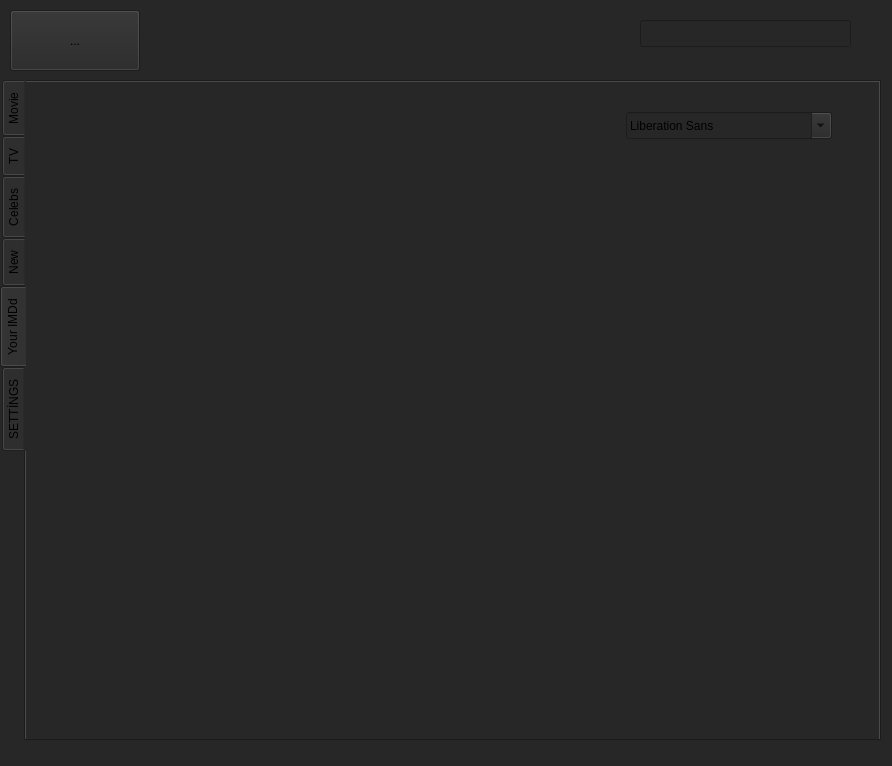
<?xml version="1.0" encoding="UTF-8"?>
<ui version="4.0">
 <class>AnaWindow</class>
 <widget class="QMainWindow" name="AnaWindow">
  <property name="geometry">
   <rect>
    <x>0</x>
    <y>0</y>
    <width>892</width>
    <height>766</height>
   </rect>
  </property>
  <property name="windowTitle">
   <string>MainWindow</string>
  </property>
  <property name="styleSheet">
   <string notr="true">background-color:rgb(39, 39, 39)</string>
  </property>
  <widget class="QWidget" name="centralwidget">
   <widget class="QTabWidget" name="tabWidget">
    <property name="geometry">
     <rect>
      <x>0</x>
      <y>80</y>
      <width>881</width>
      <height>661</height>
     </rect>
    </property>
    <property name="styleSheet">
     <string notr="true">background-color:rgb(39, 39, 39)</string>
    </property>
    <property name="tabPosition">
     <enum>QTabWidget::West</enum>
    </property>
    <property name="currentIndex">
     <number>4</number>
    </property>
    <property name="elideMode">
     <enum>Qt::ElideRight</enum>
    </property>
    <property name="movable">
     <bool>false</bool>
    </property>
    <widget class="QWidget" name="tab">
     <attribute name="icon">
      <iconset>
       <normaloff>../.designer/.designer/İndirilenler/images.jpg</normaloff>../.designer/.designer/İndirilenler/images.jpg</iconset>
     </attribute>
     <attribute name="title">
      <string>Movie</string>
     </attribute>
     <layout class="QVBoxLayout" name="verticalLayout"/>
    </widget>
    <widget class="QWidget" name="widget">
     <attribute name="title">
      <string>TV</string>
     </attribute>
     <layout class="QVBoxLayout" name="verticalLayout_2"/>
    </widget>
    <widget class="QWidget" name="tab_2">
     <attribute name="title">
      <string>Celebs</string>
     </attribute>
    </widget>
    <widget class="QWidget" name="tab_3">
     <attribute name="title">
      <string>New</string>
     </attribute>
    </widget>
    <widget class="QWidget" name="tab_4">
     <attribute name="title">
      <string>Your IMDd</string>
     </attribute>
     <widget class="QFontComboBox" name="acilan_icon">
      <property name="geometry">
       <rect>
        <x>600</x>
        <y>30</y>
        <width>206</width>
        <height>27</height>
       </rect>
      </property>
     </widget>
    </widget>
    <widget class="QWidget" name="tab_5">
     <attribute name="title">
      <string>SETTİNGS</string>
     </attribute>
    </widget>
   </widget>
   <widget class="QToolButton" name="toolButton">
    <property name="geometry">
     <rect>
      <x>10</x>
      <y>10</y>
      <width>130</width>
      <height>61</height>
     </rect>
    </property>
    <property name="text">
     <string>...</string>
    </property>
    <property name="icon">
     <iconset>
      <normaloff>images/imdb.jpg</normaloff>images/imdb.jpg</iconset>
    </property>
    <property name="iconSize">
     <size>
      <width>120</width>
      <height>120</height>
     </size>
    </property>
   </widget>
   <widget class="QLineEdit" name="lineEdit">
    <property name="geometry">
     <rect>
      <x>640</x>
      <y>20</y>
      <width>211</width>
      <height>27</height>
     </rect>
    </property>
   </widget>
  </widget>
  <widget class="QStatusBar" name="statusbar"/>
 </widget>
 <resources/>
 <connections/>
</ui>
